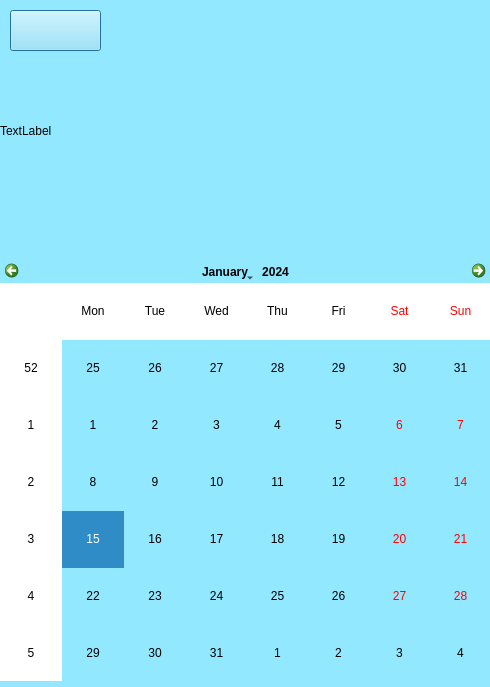
<?xml version="1.0" encoding="UTF-8"?>
<ui version="4.0">
 <class>calenderDialog</class>
 <widget class="QDialog" name="calenderDialog">
  <property name="geometry">
   <rect>
    <x>0</x>
    <y>0</y>
    <width>490</width>
    <height>687</height>
   </rect>
  </property>
  <property name="windowTitle">
   <string>Dialog</string>
  </property>
  <property name="styleSheet">
   <string notr="true">background-color: rgb(146, 232, 255);</string>
  </property>
  <widget class="QCalendarWidget" name="calendarWidget">
   <property name="geometry">
    <rect>
     <x>0</x>
     <y>260</y>
     <width>491</width>
     <height>421</height>
    </rect>
   </property>
   <property name="styleSheet">
    <string notr="true">color: rgb(0, 0, 0);
background-color: rgb(146, 232, 255);
alternate-background-color: rgb(255, 255, 255);
</string>
   </property>
  </widget>
  <widget class="QLabel" name="label_Calender_Picture">
   <property name="geometry">
    <rect>
     <x>0</x>
     <y>0</y>
     <width>491</width>
     <height>261</height>
    </rect>
   </property>
   <property name="text">
    <string>TextLabel</string>
   </property>
  </widget>
  <widget class="QPushButton" name="pushButton">
   <property name="geometry">
    <rect>
     <x>10</x>
     <y>10</y>
     <width>91</width>
     <height>41</height>
    </rect>
   </property>
   <property name="styleSheet">
    <string notr="true">border-image: url(:/Assets/Buttons/gaa-tilbake_active.png);</string>
   </property>
   <property name="text">
    <string/>
   </property>
  </widget>
 </widget>
 <resources/>
 <connections/>
</ui>
